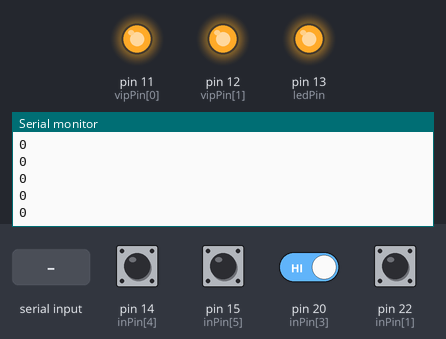
Bench run of a sketch on a simulated Arduino Mega 2560, built with avr-gcc and run on an emulated ATmega2560. On the bench: output pins drawn as LEDs (lit = HIGH), the last lines printed to the serial monitor. Inputs (shaded band) come from the test bench; at power-on: pin 14 (inPin[4]), pin 15 (inPin[5]), pin 20 (inPin[3]), pin 22 (inPin[1]) HIGH.

Above: at 5.2 s.
5.3 s: "5" received over the second serial link
8.3 s: pin 20 (inPin[3]) driven LOW
At 10.77 s:
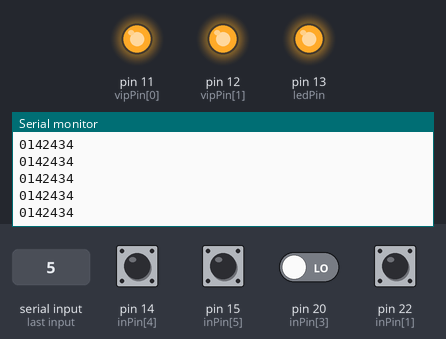
11.3 s: pin 20 (inPin[3]) driven HIGH
At 11.41 s:
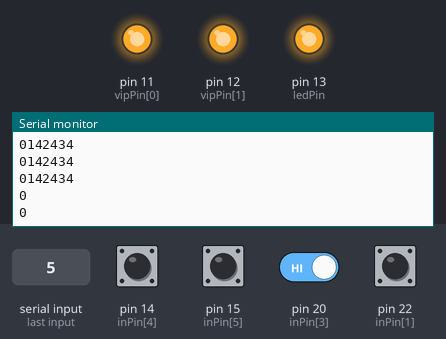

The sketch:

TestPin.ino
```cpp
#include <SoftwareSerial.h>   //Software Serial Port
#define RxD 0
#define TxD 1

SoftwareSerial blueToothSerial(RxD,TxD);

int ledPin = 13;

// Delay time for reading finger pins
int timout = 5;

// Pins for finger and array lenght
int inPin[] = {23,22,21,20,14,15};
int lenght = 6;

// Pins for vibrating motors
int vipPin[] = {11,12};

// Global variable for establishing first bluetooth comunication
int comun = 0;

void setup()
{
  // Set vibration motors and LED pin as off
  pinMode(ledPin, OUTPUT);
  pinMode(vipPin[0], OUTPUT);
  pinMode(vipPin[1], OUTPUT);
  digitalWrite(vipPin[0], HIGH);
  digitalWrite(vipPin[1], HIGH);

  // Light indicator LED
  digitalWrite(ledPin, HIGH);

  // Set all pins with finger conection to INPUT mode
  for (int i = 0; i < lenght; ++i) {
    pinMode(inPin[i], INPUT);
  }

  // Comunication Terminal (Serieller Monitor)
  Serial.begin(9600);

  // Set blutooth pin of comunication and initialize module
  pinMode(RxD, INPUT);
  pinMode(TxD, OUTPUT);
  setupBlueToothConnection();
}

void loop()
{
  String fingerPattern = getFingerPattern();

  // -----------------------------------------------
  // Send and Recieve Data over Bluetooth
  // START BluetoothCom
  // -----------------------------------------------
  char recvChar;
  if(blueToothSerial.available()){//check if there's any data sent from the remote bluetooth shield
    recvChar = blueToothSerial.read();
    Serial.print("I got: ");
    Serial.println(recvChar);
    // Syncroniese devises, by receiving a Code (5)
    if(recvChar == '5')
      comun = 1;
  }
  if(Serial.available()){//check if there's any data sent from the local serial terminal, you can add the other applications here
    recvChar  = Serial.read();
    blueToothSerial.print(recvChar);
  }
  if (comun) {
    // Send Data if comunication is established
    Serial.println(fingerPattern);
    blueToothSerial.println(fingerPattern);
  }
  Serial.println(fingerPattern);
  // -----------------------------------------------
  // END BluetoothCom
  // -----------------------------------------------
}


// _______________________________________________________________________________
// Create Finger Pattern
String getFingerPattern() {
  String pattern = "0";  // start each pattern with 0
  for (int i = 0; i < lenght; ++i) {
    pinMode(inPin[i], OUTPUT);
    digitalWrite(inPin[i], LOW);
    delay(timout);
    for (int j = i + 1; j < lenght; ++j) {
      digitalWrite(inPin[j], HIGH);
      if ((digitalRead(inPin[j]) == LOW)) {
        pattern += (i + 1);
        pattern += (j + 1);
        if (i == 1 && j == 3) {
          // Start vibration motors
          // digitalWrite(vipPin[0], LOW);
          // digitalWrite(vipPin[1], LOW);
        }
      }
    }
    digitalWrite(inPin[i], HIGH);
    delay(timout);
    pinMode(inPin[i], INPUT);
  }
  return pattern;
}


// _______________________________________________________________________________
// Function to set bluetooth module for transmitting and recieving data
void setupBlueToothConnection() {
  blueToothSerial.begin(38400); //Set BluetoothBee BaudRate to default baud rate 38400
  blueToothSerial.print("\r\n+STWMOD=0\r\n"); //set the bluetooth work in slave mode
  blueToothSerial.print("\r\n+STNA=SeeedBTSlave\r\n"); //set the bluetooth name as "SeeedBTSlave"
  blueToothSerial.print("\r\n+STPIN=0000\r\n");//Set SLAVE pincode"0000"
  blueToothSerial.print("\r\n+STOAUT=1\r\n"); // Permit Paired device to connect me
  blueToothSerial.print("\r\n+STAUTO=0\r\n"); // Auto-connection should be forbidden here
  delay(2000); // This delay is required.
  blueToothSerial.print("\r\n+INQ=1\r\n"); //make the slave bluetooth inquirable
  Serial.println("The slave bluetooth is inquirable!");
  delay(2000); // This delay is required.
  blueToothSerial.flush();
}
```

Measured:
- after the input at 8.3 s, the serial monitor: prints a new line after 0.06 s (image 1)
- after the input at 11.3 s, the serial monitor: prints a new line after 0.09 s (image 2)
